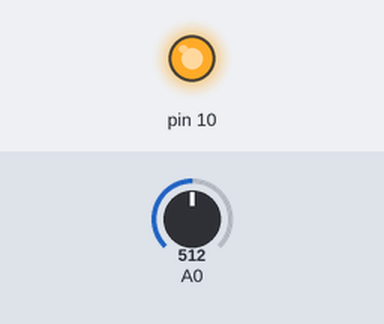
A sketch run on a simulated Arduino Uno, built with avr-gcc and run on an emulated ATmega328P. On the bench: output pins drawn as LEDs (lit = HIGH). The inputs (shaded band) are chosen by the test bench; at power-on: A0 = 512. What the sketch prints to the serial monitor is not drawn.

Above: at 1.8 s.
1.9 s: A0 set to 197
3.4 s: A0 set to 172
At 5.2 s:
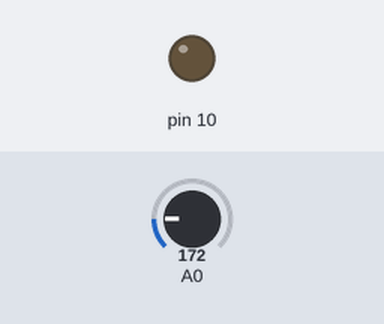
5.5 s: A0 set to 306
At 6.9 s:
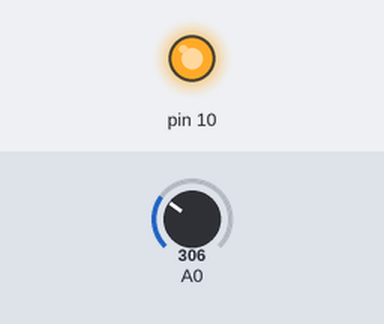
7.5 s: A0 set to 122
At 8.4 s:
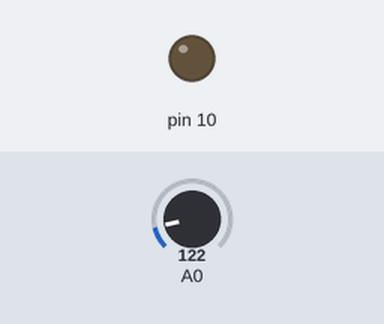
Timing chart, 0 to 10.5 s (numbered marks = the images above; inputs shaded):
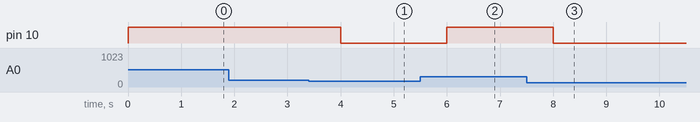

Measured:
- the behaviour switches between 180 and 179 on A0 (found by bisection; images 0 and 1)
- after the input at 1.9 s, every drawn part: stays the same
- after the input at 3.4 s, pin 10: HIGH → LOW after 0.60 s
- after the input at 5.5 s, pin 10: LOW → HIGH after 0.50 s
- after the input at 7.5 s, pin 10: HIGH → LOW after 0.50 s

The sketch:

TemperatureCode.ino
```cpp
void setup()
{
  pinMode(10,OUTPUT);
  Serial.begin(9600);
}
void loop()
{
  int GiaTri = analogRead(A0);
  int nhietdo=map(GiaTri,20,358,-40,125);
  Serial.print(nhietdo);
  if (nhietdo>37) digitalWrite(10,HIGH);
  else digitalWrite(10,LOW);
  delay(1000);
}
```
